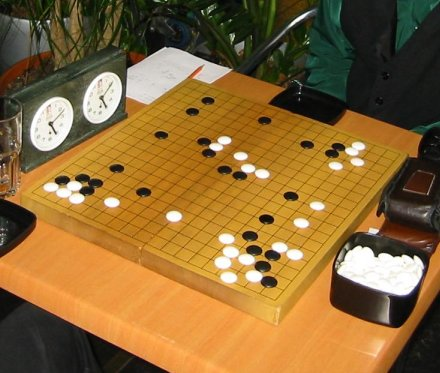
#> input picture example.jpg, 440 x 373 px
$ python contours.py   (older library calls are emulated)
#> lines starting #> are read from the running program, lines starting #| are printed output that depends on the picture; after the words box and inside, x2 and y2 are one past the last pixel; in counts of white or black regions, pixels touching at a corner belong together
import numpy as np
import cv2

im = cv2.imread('example.jpg')
#> im is the input picture: shape (373, 440, 3); mean B, G, R 54.2, 104.6, 138.7
imgray = cv2.cvtColor(im,cv2.COLOR_BGR2GRAY)
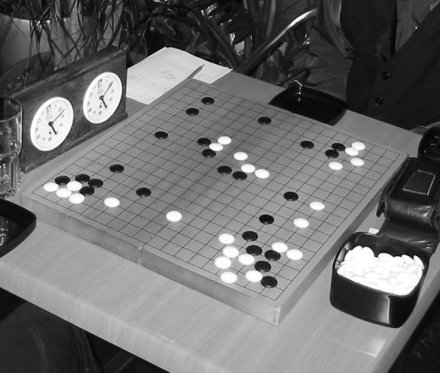
#> imgray: shape (373, 440); min 0, max 255, mean 109

imgrayf = np.float32(imgray)
imgrayf = cv2.normalize(imgrayf, imgrayf, 0, 1, cv2.NORM_MINMAX)
M = np.ones((5,5), dtype='float32')
M[2,2]=-24
imedge = cv2.filter2D(imgrayf, cv2.CV_32F, M)
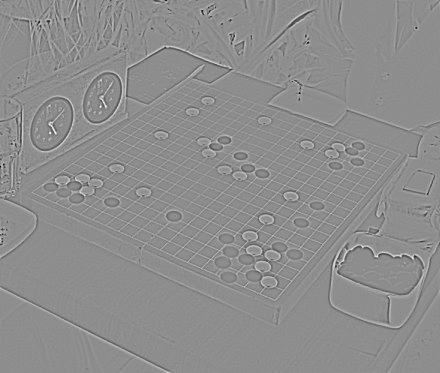
#> imedge: shape (373, 440) float32; min -15.27, max 12.18, mean -6.35e-05; drawn with min black and max white
ret, imedge = cv2.threshold(imedge, 0, 0, cv2.THRESH_TOZERO)
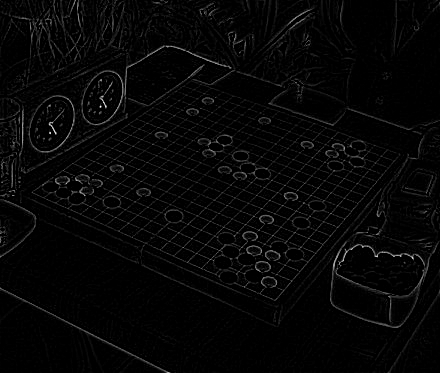
#> imedge: shape (373, 440) float32; min 0, max 12.18, mean 0.322; drawn with min black and max white
imedge = cv2.normalize(imedge, imedge, 0, 1, cv2.NORM_MINMAX)
# [6 lines of commented-out code are left out]
ret, canny_input = cv2.threshold(imedge, 0, 0, cv2.THRESH_TOZERO)
canny_input = np.uint8(canny_input*255)
imcan = cv2.Canny(imgray, 50, 150)
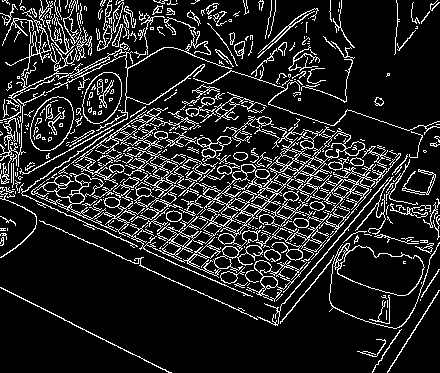
#> imcan: shape (373, 440); 13.6% white in thin lines or dots
kernel = np.ones((3,3), np.uint8)
blackhat = cv2.morphologyEx(imcan, cv2.MORPH_BLACKHAT, kernel)
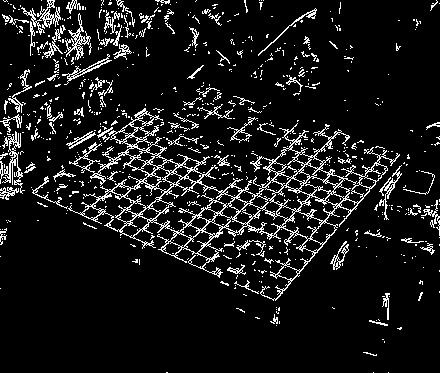
#> blackhat: shape (373, 440); 9.5% white in thin lines or dots

ret, canny_input = cv2.threshold(canny_input, 20, 255, cv2.THRESH_BINARY)
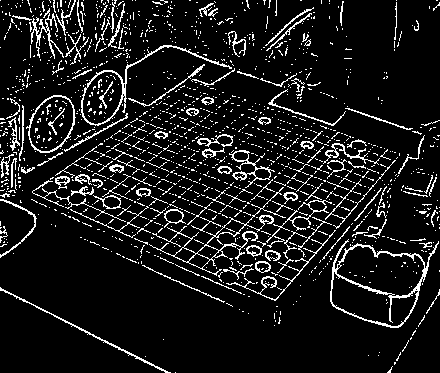
#> canny_input: shape (373, 440); 10.2% white in thin lines or dots

#cv2.imshow('contours', im)
#cv2.imshow('im2', im2)
cv2.imshow('edges', imedge)
cv2.imshow('canny', imcan)
cv2.imshow('blackhat', blackhat)
cv2.imshow('tresholded edges', canny_input)
cv2.waitKey(0)
cv2.destroyAllWindows()

$ run again, with 13x13.jpg copied over example.jpg
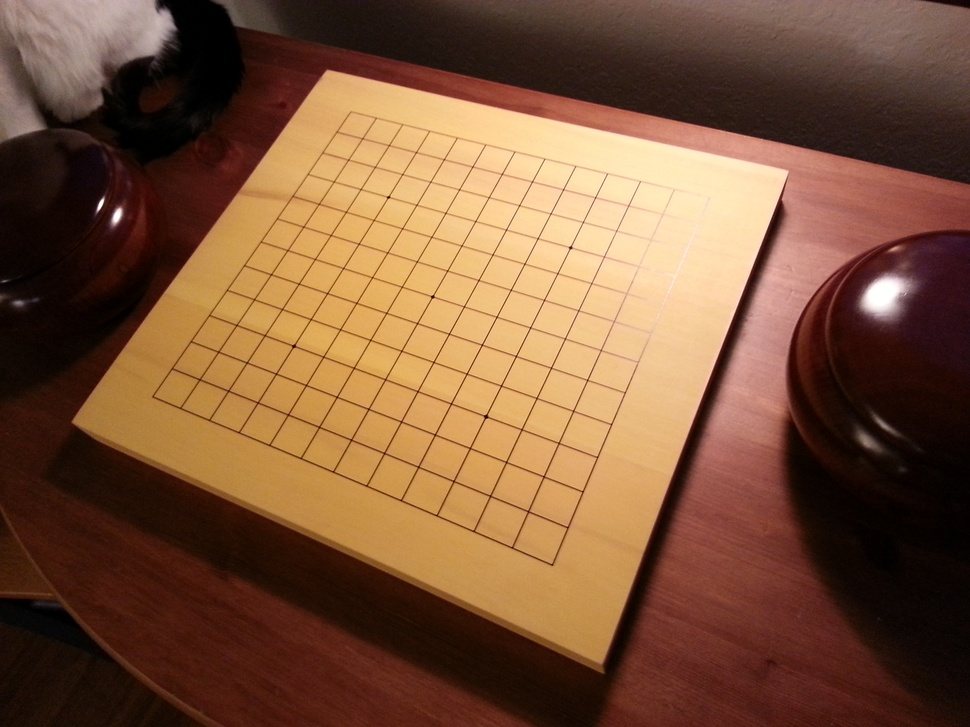
#> input picture 13x13.jpg, 970 x 727 px, shrunk from 3264 x 2448 before the run
#> im is the input picture: shape (727, 970, 3); mean B, G, R 58.1, 85.1, 123.3
#> `imcan = cv2.Canny(imgray, 50, 150)`:
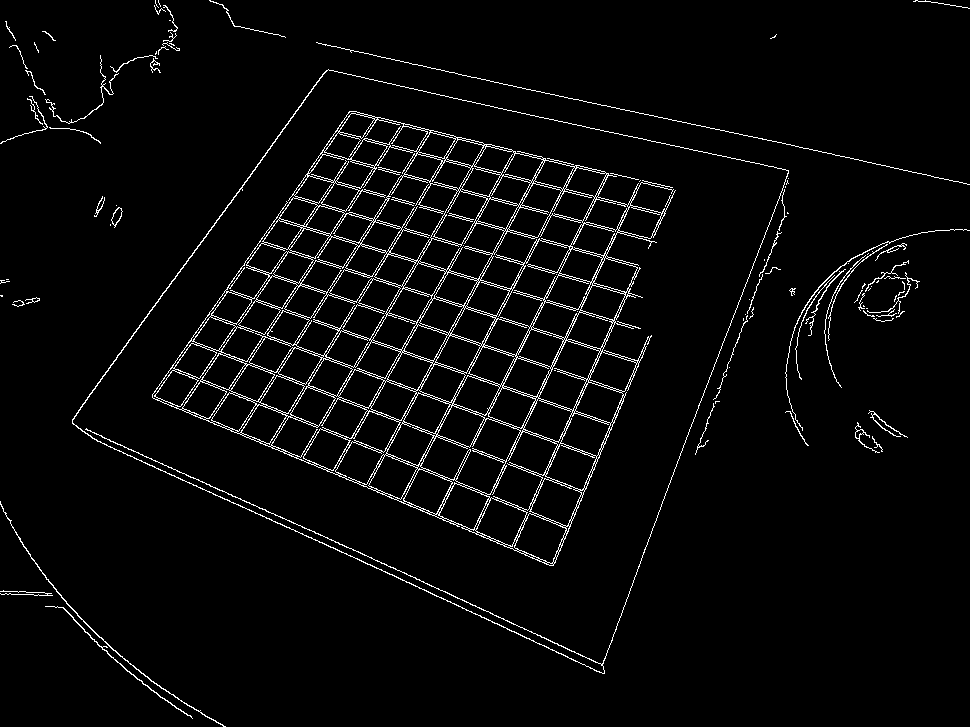
#> imcan: shape (727, 970); 3.6% white in thin lines or dots
#> blackhat: shape (727, 970); 1.9% white in thin lines or dots
#> `ret, canny_input = cv2.threshold(canny_input, 20, 255, cv2.THRESH_BINA..`:
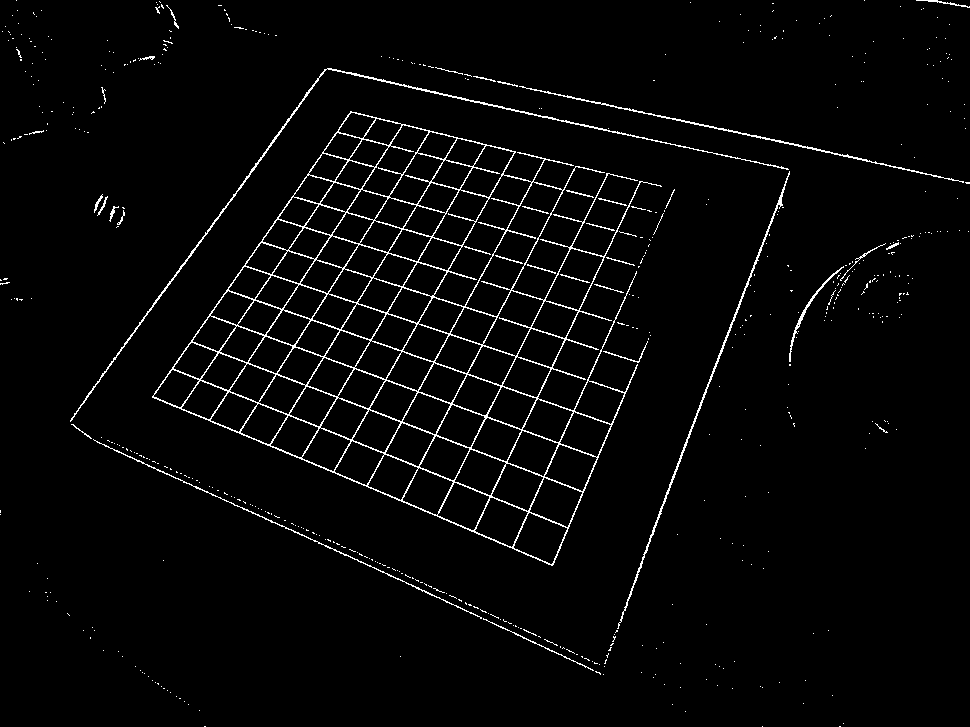
#> canny_input: shape (727, 970); 2.9% white in thin lines or dots

$ run again, with image.jpg copied over example.jpg
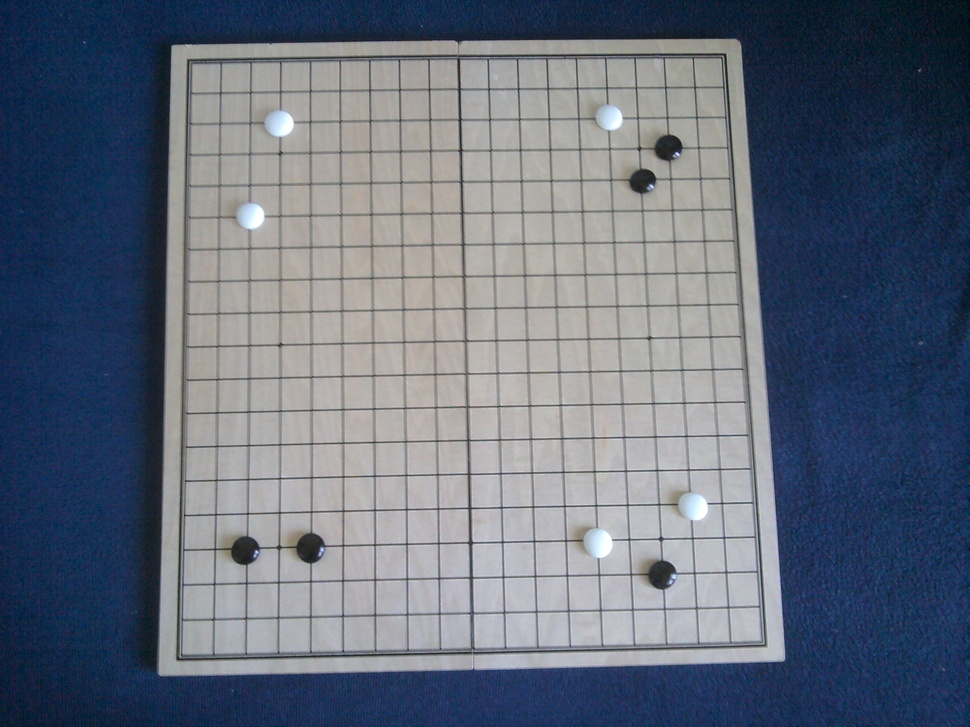
#> input picture image.jpg, 970 x 727 px, shrunk from 2048 x 1536 before the run
#> im is the input picture: shape (727, 970, 3); mean B, G, R 122.7, 108, 99.3
#> `imcan = cv2.Canny(imgray, 50, 150)`:
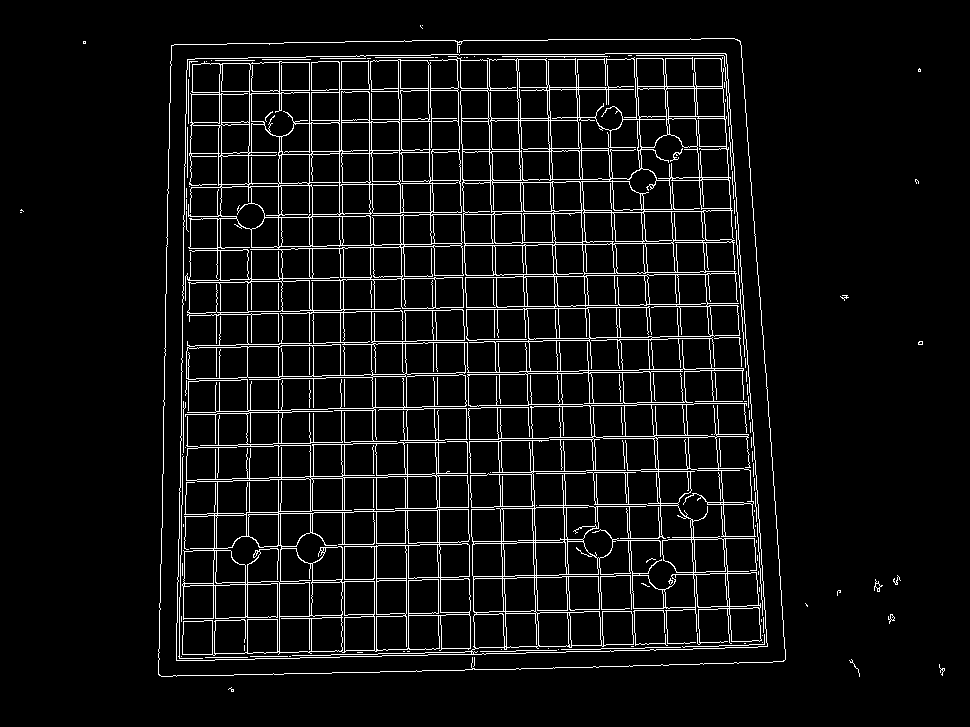
#> imcan: shape (727, 970); 6.6% white in thin lines or dots, all inside (x1, y1, x2, y2) = (20, 25, 945, 692)
#> blackhat: shape (727, 970); 4.2% white in thin lines or dots, all inside (x1, y1, x2, y2) = (20, 25, 944, 691)
#> `ret, canny_input = cv2.threshold(canny_input, 20, 255, cv2.THRESH_BINA..`:
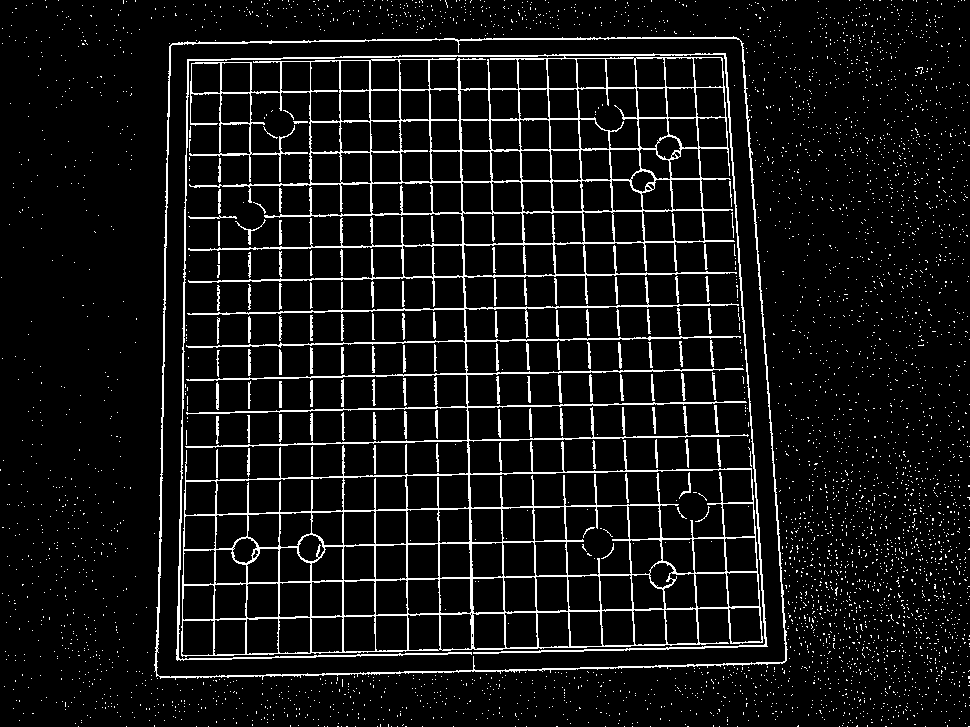
#> canny_input: shape (727, 970); 7.8% white in thin lines or dots
